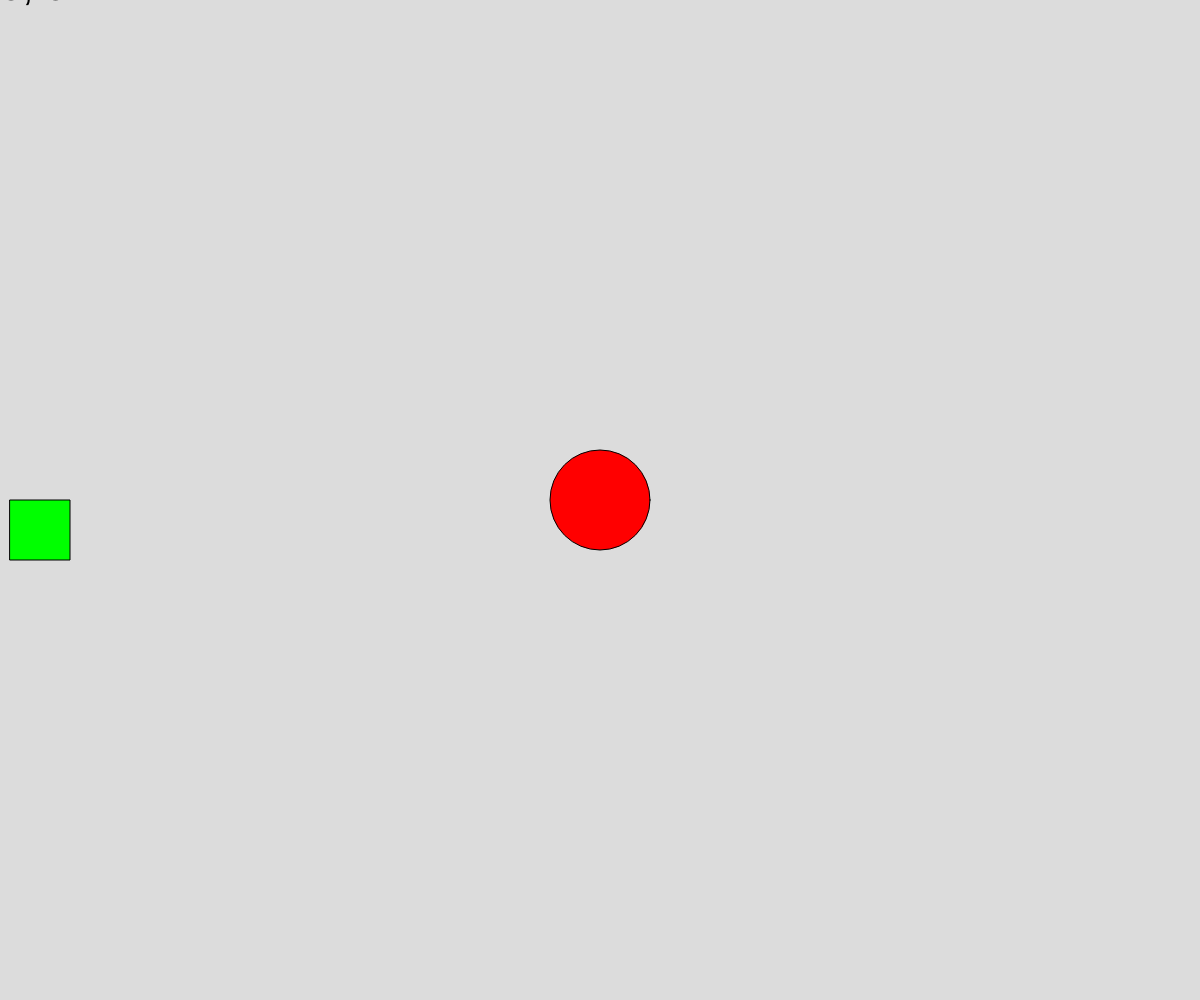
Frame 1 (no input)
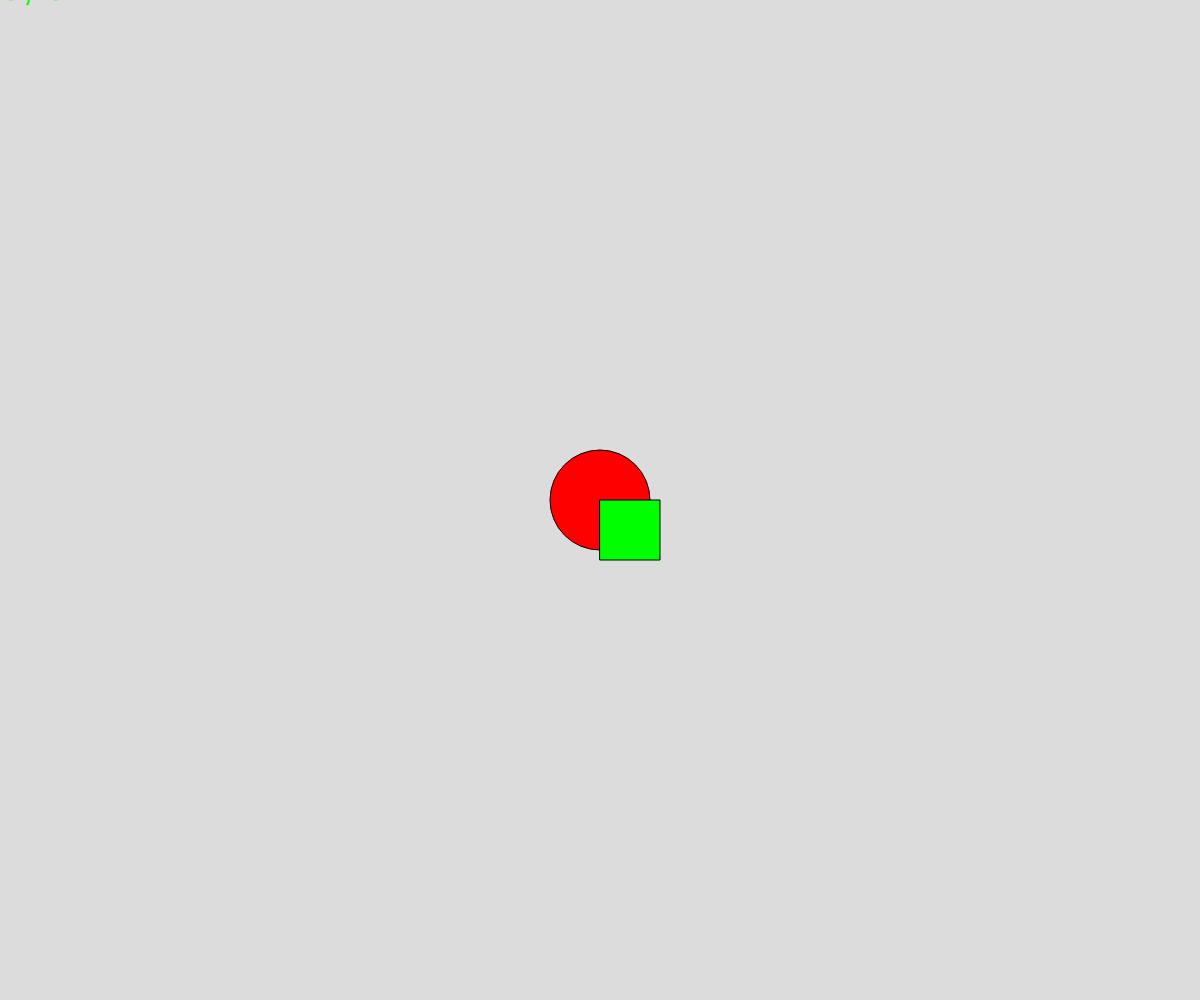
Frame 60 (no input)
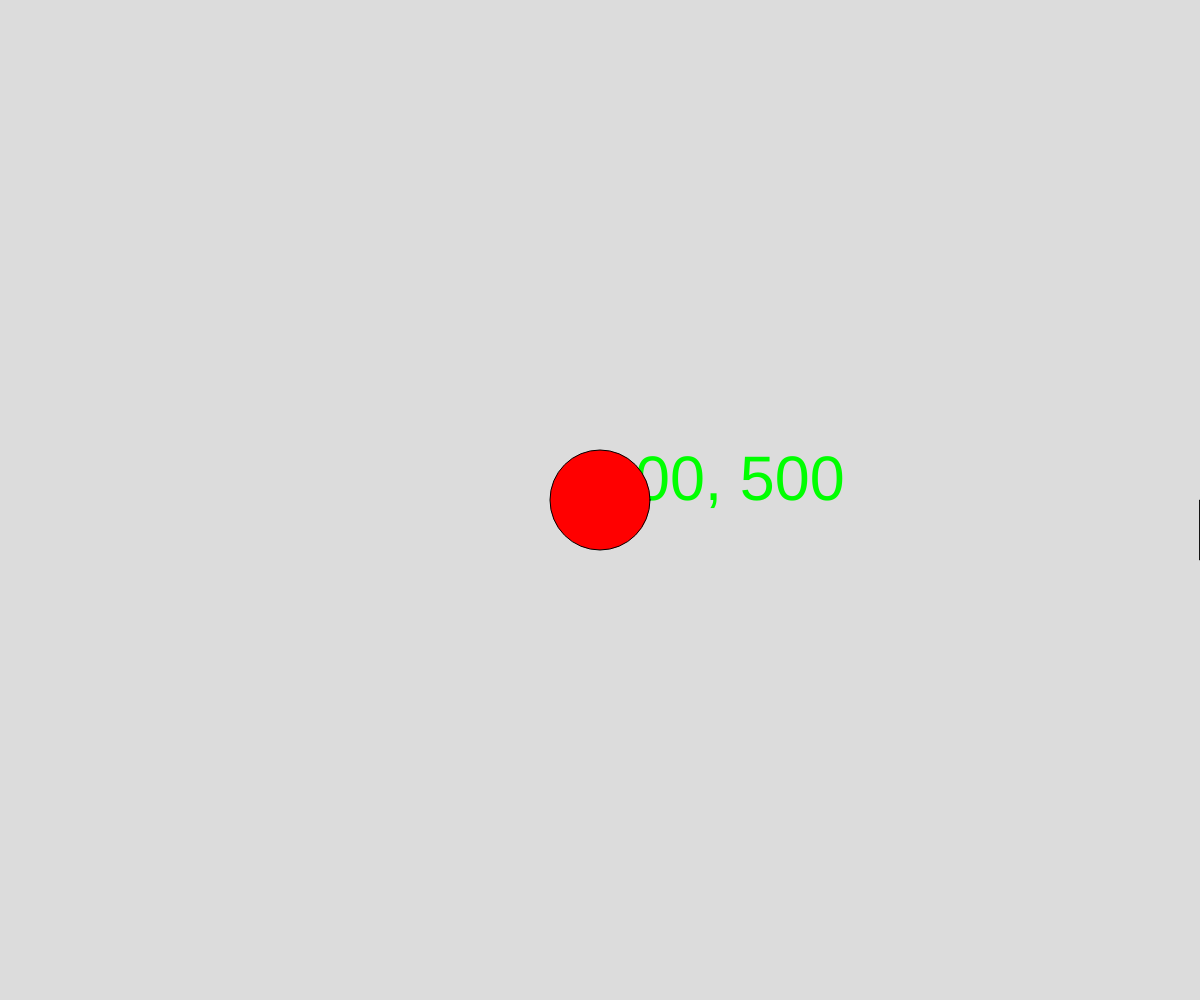
Frame 120 (the mouse pressed at the canvas centre since frame 60)

The p5.js sketch that drew these frames (run headless with seeded random() and noise() and a simulated clock; from frame 60 on, the mouse is pressed at the canvas centre):

// p5.js sketch
// ── sketch.js
// Project Title
// Your Name
// Date
//
// Extra for Experts:
// - describe what you did to take this project "above and beyond"

let tSize = 40;
let x =0;

function setup() {
  createCanvas(windowWidth, windowHeight);
  textSize(tSize)
}

function draw() {
  background(220);

  //mouse section
 
  //if(mouseIsPressed) tSize = random (20, 80)


  textSize(tSize);
  text((mouseX + ", " + mouseY),mouseX, mouseY);

  fill(255,0,0)
  circle(width*0.5,height*0.5,100)

  fill(0,255,0)
  x = x + 10
  if(x > width) x = 0
  rect(x, height/2,60)
}



function mousePressed(){
  tSize = random(20,80)
}
